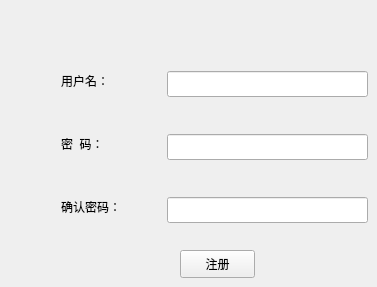
   <widget class="QWidget" name="page_5">
    <widget class="QLabel" name="label_18">
     <property name="geometry">
      <rect>
       <x>61</x>
       <y>71</y>
       <width>101</width>
       <height>20</height>
      </rect>
     </property>
     <property name="text">
      <string>用户名：</string>
     </property>
    </widget>
    <widget class="QLineEdit" name="nameEdit">
     <property name="geometry">
      <rect>
       <x>167</x>
       <y>71</y>
       <width>201</width>
       <height>26</height>
      </rect>
     </property>
    </widget>
    <widget class="QLabel" name="label_19">
     <property name="geometry">
      <rect>
       <x>61</x>
       <y>134</y>
       <width>91</width>
       <height>20</height>
      </rect>
     </property>
     <property name="text">
      <string>密  码：</string>
     </property>
    </widget>
    <widget class="QLineEdit" name="passwdEdit">
     <property name="geometry">
      <rect>
       <x>167</x>
       <y>134</y>
       <width>201</width>
       <height>26</height>
      </rect>
     </property>
    </widget>
    <widget class="QLabel" name="label_20">
     <property name="geometry">
      <rect>
       <x>61</x>
       <y>197</y>
       <width>111</width>
       <height>20</height>
      </rect>
     </property>
     <property name="text">
      <string>确认密码：</string>
     </property>
    </widget>
    <widget class="QLineEdit" name="passwd_confirmEdit">
     <property name="geometry">
      <rect>
       <x>167</x>
       <y>197</y>
       <width>201</width>
       <height>26</height>
      </rect>
     </property>
    </widget>
    <widget class="QPushButton" name="logonButton">
     <property name="geometry">
      <rect>
       <x>180</x>
       <y>250</y>
       <width>75</width>
       <height>28</height>
      </rect>
     </property>
     <property name="text">
      <string>注册</string>
     </property>
    </widget>
   </widget>
